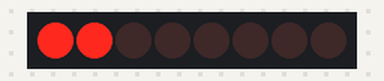
Recording of a sketch running on a simulated Arduino Uno, built with avr-gcc and run on an emulated ATmega328P. Shown: 8 shift-register outputs drawn as a row of LEDs (first output left, lit = HIGH). Wiring (inferred from the names in the program): shift register (74HC595): data pin 7; shift clock pin 5; latch pin 6. Wiring (inferred from the signals the program sends): row of LEDs: on Q0, Q1, Q2, Q3, Q4, Q5, Q6, Q7.

Above: at 0.5 s.
At 3.9 s:
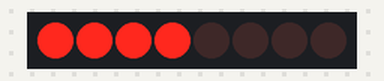
Timing chart, 0 to 5.1 s (numbered marks = the images above):
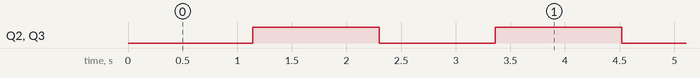

Measured:
- by itself, Q2, Q3: alternates HIGH for 1.1 s and LOW for 1.1 s

The sketch:

Stepper2_Fl_U_Sh_X.ino
```cpp
int ser = 7; //datapin
int rclk=6; //latchpin
int srclk=5; //clockpin
int j=0;
#define number_of_74hc595s 1

//do not touch
#define numOfRegisterPins number_of_74hc595s * 8

boolean registers[numOfRegisterPins];

void clearRegisters(){
  for(int i = 7; i >=  0; i--){
     registers[i] = LOW;
  }
}
void setup() {
  // put your setup code here, to run once:
  pinMode(ser,OUTPUT);
  pinMode(rclk,OUTPUT);
  pinMode(srclk,OUTPUT);
  clearRegisters();

}

void loop() {
  // put your main code here, to run repeatedly://500 means <90 degrees
for(j=0;j<500;j++){
digitalWrite(rclk, LOW);
  shiftOut(ser,srclk,MSBFIRST,B00000011);
  digitalWrite(rclk, HIGH);
delay(1);
digitalWrite(rclk, LOW);
  shiftOut(ser,srclk,MSBFIRST,B00000000);
  digitalWrite(rclk, HIGH);
  delay(1);
}
for(j=0;j<500;j++){
digitalWrite(rclk, LOW);
  shiftOut(ser,srclk,MSBFIRST,B00001111);
  digitalWrite(rclk, HIGH);
delay(1);
digitalWrite(rclk, LOW);
  shiftOut(ser,srclk,MSBFIRST,B00001100);
  digitalWrite(rclk, HIGH);
  delay(1);
}

}
```
